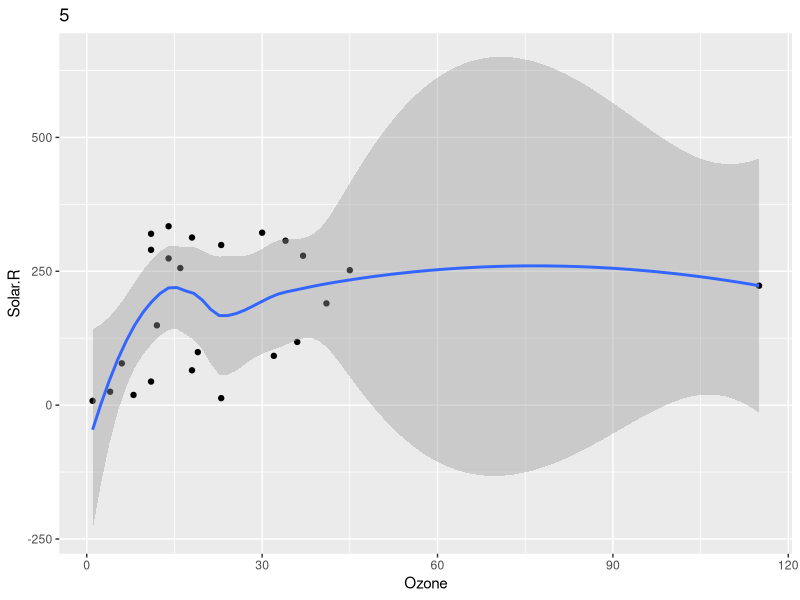
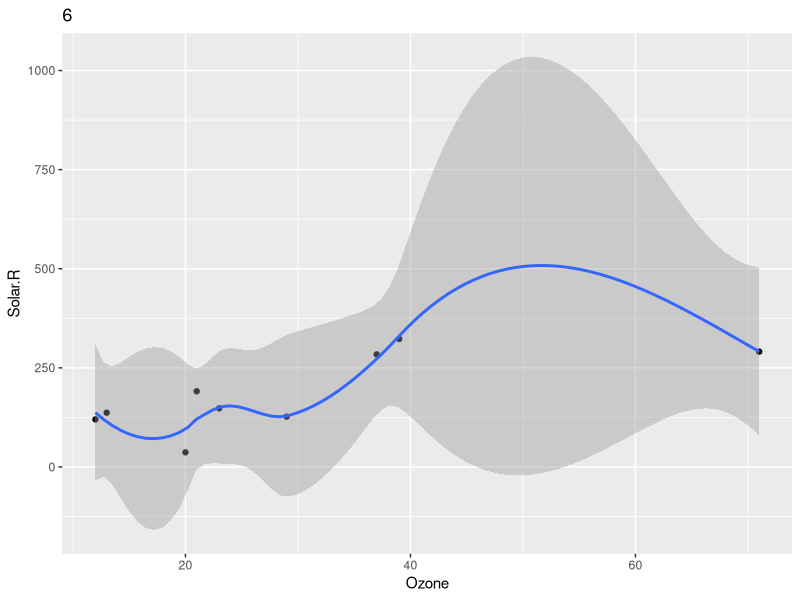
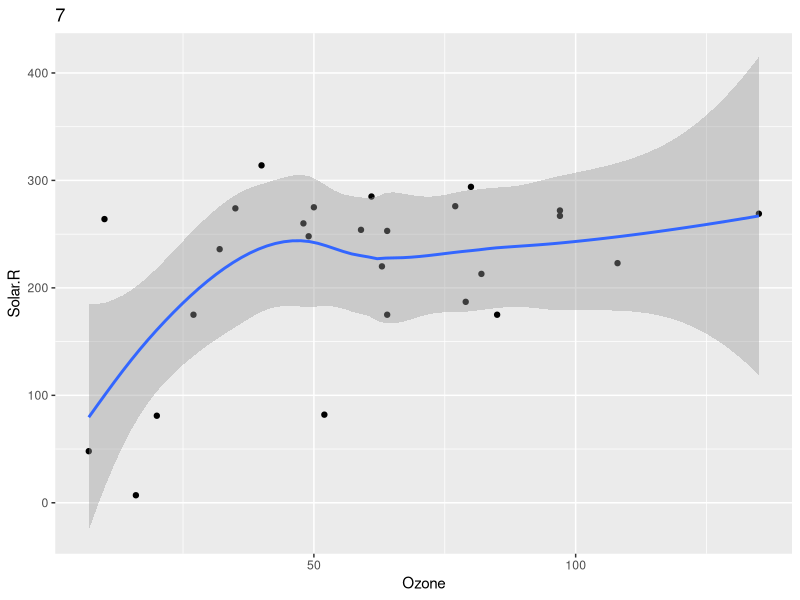
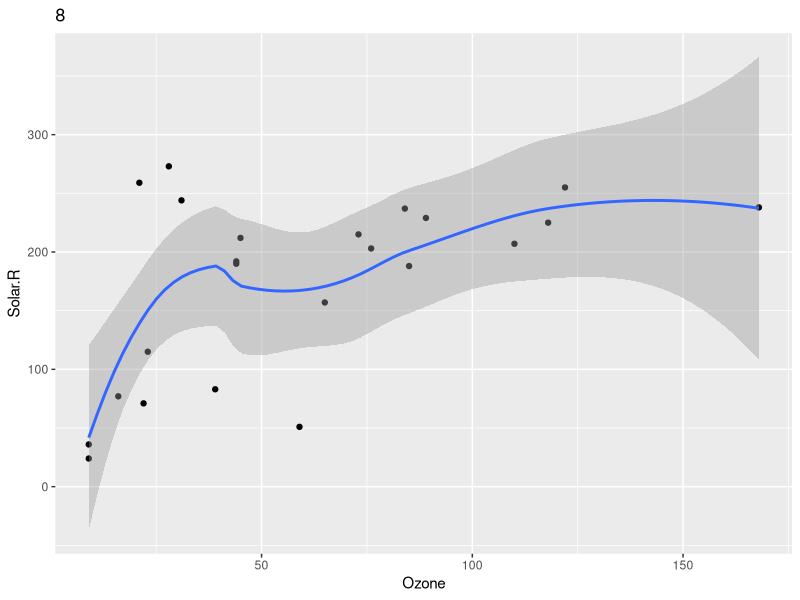
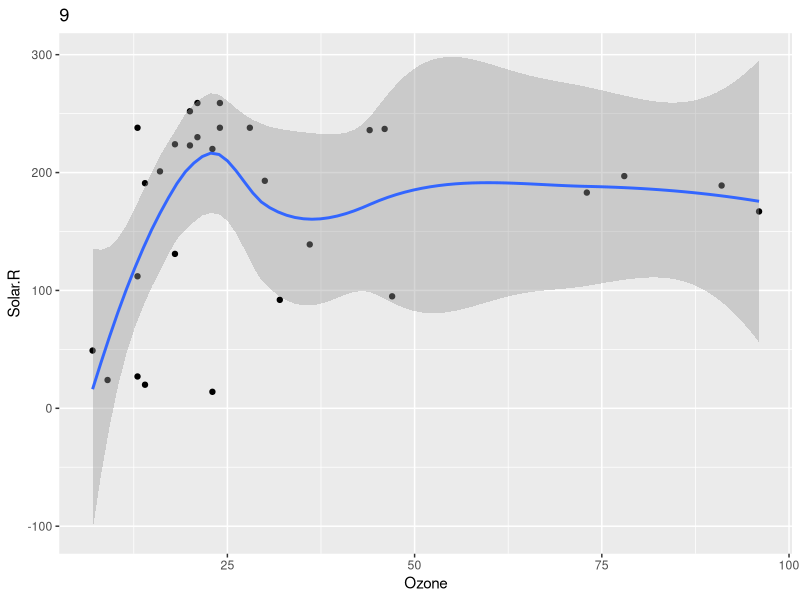
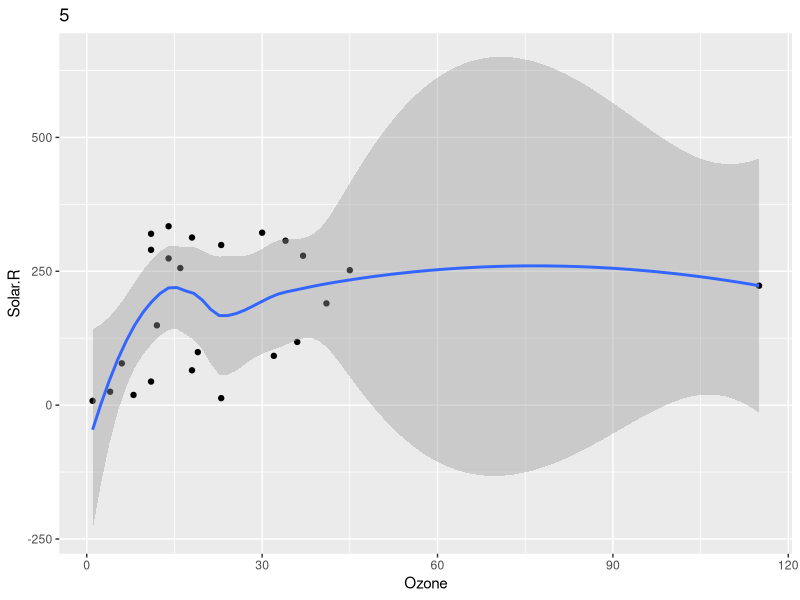
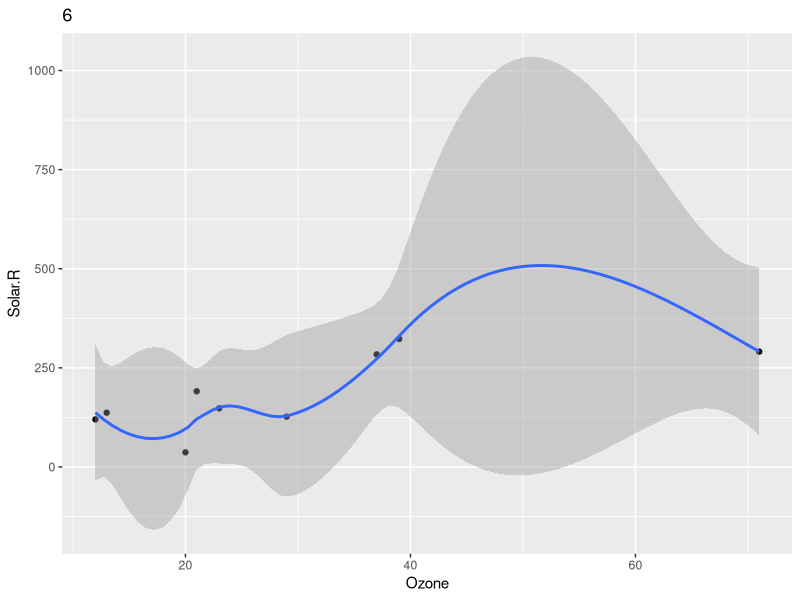
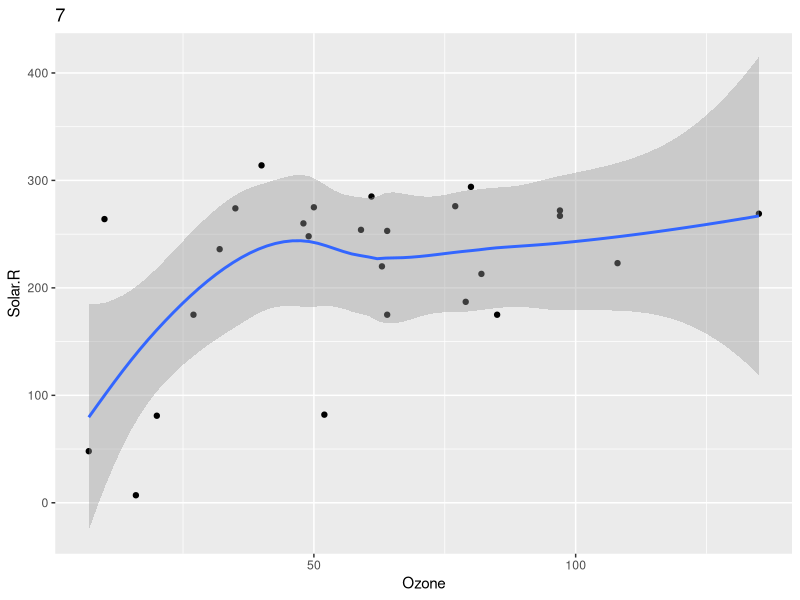

The R source for these figures, in order:
## ---- chunk 1

set.seed(123) # Set random number generation

m <- lm(mpg ~ hp + cyl + drat, mtcars)

l <- list(a = list(m = matrix(1:12, ncol = 3),
                   v = 1:7),
          b = data.frame(student = 1:15,
                         score = rnorm(15, 100, 10)))
## ---- chunk 2

tolerance <- m$qr$tol
tolerance

## ---- chunk 3

str(m)

terms <- attr(m$model, "term")
attributes(terms)
attr(terms, "term.labels")

#alternative method, less clear 
#attr(attr(m$model, "term"), "term.labels")

## ---- chunk 4

# Method 1
l$a$m

# Method 2 
l[["a"]][["m"]]

## ---- chunk 5

extract <- l[["a"]][["m"]]

#duse drop = FALSE to not drop the structure/dimensions 
extract[,3, drop = FALSE]

#removes structure and re-adds matrix, not the best way  
#as.matrix(extract[,3])

## ---- chunk 6

# Method 1
ob <- l[["b"]]
ob
ob[7, 2]

# Method 2
library(tidyverse)
as.data.frame(l[["b"]]) %>% 
  filter(student == 7)

## ---- chunk 7

str(airquality)

data <- split(airquality, airquality$Month)
str(data)
attributes(data)

## ---- chunk 8

month <- rep(NA, length(data))

for(i in seq_along(month)) {
  month[i] <- mean(data[[i]][["Ozone"]], na.rm = TRUE)
}

month
## ---- chunk 9

str(data)

lapply(data, function(x) mean(x$Ozone, na.rm = TRUE))

sapply(data, function(x) mean(x$Ozone, na.rm = TRUE))

vapply(data, function(x) mean(x$Ozone, na.rm = TRUE), FUN.VALUE = double(1))

## ---- chunk 10

airquality_p <- lapply(data, function(x) {
    ggplot(x, aes(Ozone, Solar.R)) +
        geom_point() +
        geom_smooth()
})


airquality_p <- lapply(data, function(x) {
    ggplot(x, aes(Ozone, Solar.R)) +
        geom_point() +
        geom_smooth() +
    labs(title = )
})

# I wanted to add a title to distinguish each plot but was not able to find a way that worked in the previous code so I found a workaround on Stack Overflow.
# https://stackoverflow.com/questions/50041828/pasting-names-of-list-objects-into-a-ggplot-call-during-lapply

airquality_p <- lapply(seq_along(airquality_p), function(i) { 
  airquality_p[[i]] + 
    ggtitle(names(airquality_p)[i])
})

airquality_p

## ---- chunk 11

dir.create(here::here("stephanie_plots"))

solar_ozone <- here::here("stephanie_plots",
                          paste0("ozone",
                                 names(data),
                                 ".png"))
solar_ozone

for(i in seq_along(airquality_p)) {
  ggsave(solar_ozone[i], # single bracket
         airquality_p[[i]], # double bracket
         width = 6.5,
         height = 8)
  }
